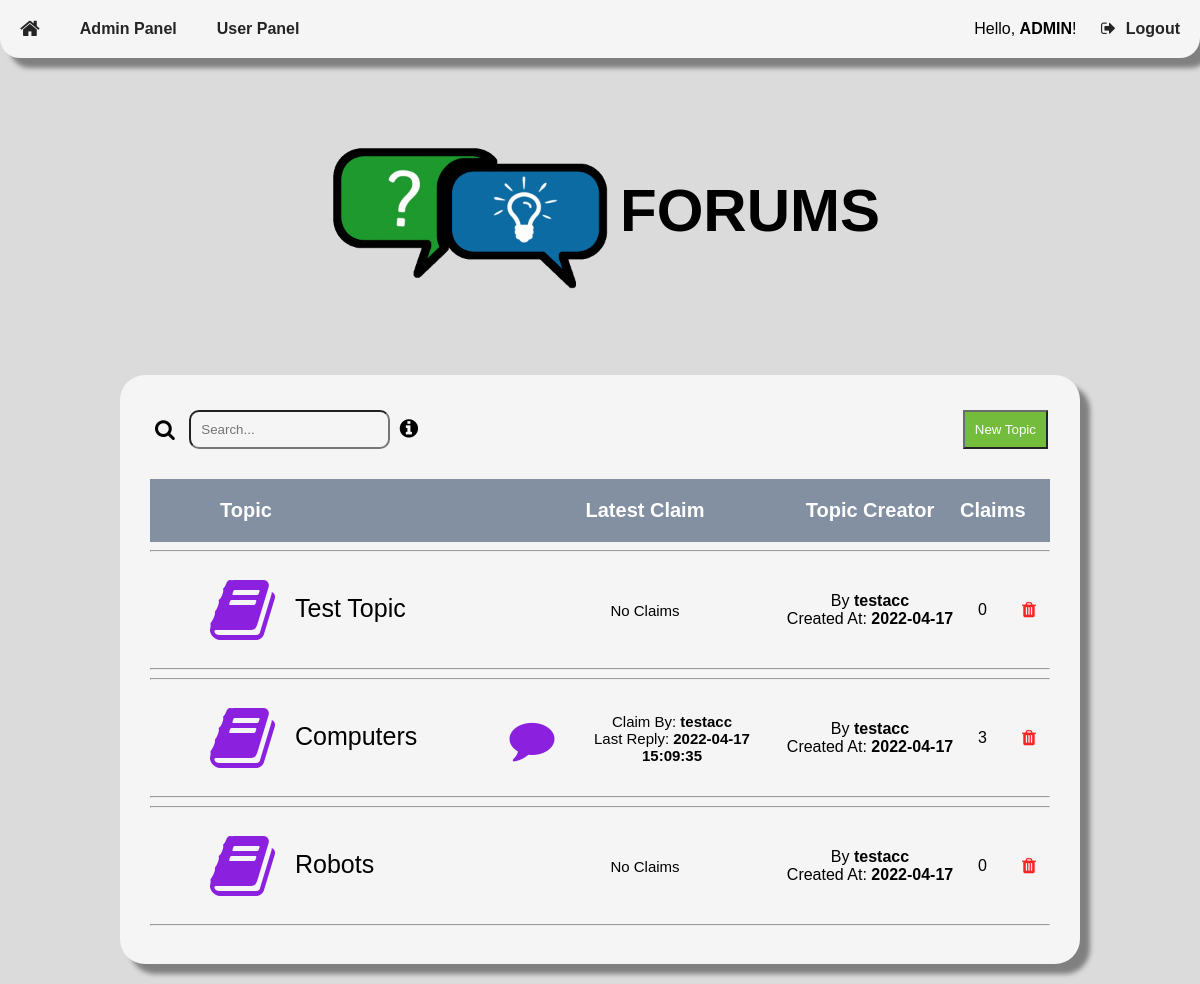
The app's page / (signed in) with its own data.
### tables this page shows
CREATE TABLE user (
    userID INTEGER NOT NULL PRIMARY KEY AUTOINCREMENT,
    userName TEXT NOT NULL,
    passwordHash BLOB NOT NULL,
    isAdmin BOOLEAN NOT NULL,
    creationTime INTEGER NOT NULL,
    lastVisit INTEGER NOT NULL
);

CREATE TABLE topic (
    topicID INTEGER NOT NULL PRIMARY KEY AUTOINCREMENT,
    topicName TEXT NOT NULL,
    postingUser INTEGER REFERENCES user(userID) ON DELETE SET NULL ON UPDATE CASCADE,
    creationTime INTEGER NOT NULL,
    updateTime INTEGER NOT NULL
);

### server.py (the view)
@app.route('/')
def homepage():
    topics = getAllTopics()
    return render_template("Homepage.html", user=getUserStatus(), topics=topics)

### server.py (called while the page is built)
def getUserStatus():
    if isUserLoggedIn():
        id = getUserIDFromSession()
        username = getUsername(id)
        loggedIn = True
        admin = isAdmin(getUserIDFromSession())
    else:
        id = 0
        username = "NULL"
        loggedIn = False
        admin = False
    class Status:
        Id = id
        Username = username
        LoggedIn = loggedIn
        Admin = admin
    return Status

def isUserLoggedIn():
    if session.get("userID"):
        return True
    return False

def getUserIDFromSession():
    return session.get("userID")

def getUsername(id):
    db = sqlite3.connect(PATH)
    cursor = db.cursor()
    user = cursor.execute(
        "select userName from user where userID=?", (id,))
    username = "[user-deleted]"  # if no user is found
    for row in user:
        username = row[0]
    return username

def isAdmin(id):
    db = sqlite3.connect(PATH)
    cursor = db.cursor()
    user = cursor.execute(
        "select isAdmin from user where userID=?", (id,))
    for row in user:
        if row[0] == True:
            return True
        return False

def getTotalClaimsInTopic(topicId):
    db = sqlite3.connect(PATH)
    cursor = db.cursor()
    claim = cursor.execute(
        "select count(*) from claim where topic=?", (topicId,))
    for row in claim:
        return row[0]

def getLatestClaimInTopic(topicId):
    db = sqlite3.connect(PATH)
    cursor = db.cursor()
    latestClaim = cursor.execute(
        "select claimID, postingUser, updateTime from claim where topic=? order by updateTime desc limit 1", (topicId,))
    class LatestClaim:
        HasClaim = False
    for row in latestClaim:
        class LatestClaim:
            HasClaim = True
            Id = row[0]
            Username = getUsername(row[1])
            UpdatedAt = convertJulianTime(row[2], "FULL")
    return LatestClaim

def convertJulianTime(julianTime, format):
    db = sqlite3.connect(PATH)
    cursor = db.cursor()
    if str(format).upper() == "FULL":
        time = cursor.execute("select datetime(?)", (julianTime,))
    elif str(format).upper() == "DATE":
        time = cursor.execute("select date(?)", (julianTime,))
    elif str(format).upper() == "TIME":
        time = cursor.execute("select time(?)", (julianTime,))
    else:
        return "Invalid"
    for row in time:
        return row[0]

### templates/homepage.html (shortened to what this page needs)
<!DOCTYPE html>
<html>
<head>
    <link rel="stylesheet" type="text/css" href="{{ url_for('static', filename='CSS/global.css') }}">
    <link rel="stylesheet" type="text/css"
        href="https://stackpath.bootstrapcdn.com/font-awesome/4.7.0/css/font-awesome.min.css">
</head>
<body
    onload="load(`{{ url_for('static', filename='Templates/RegisterForm.html') }}`, `{{ url_for('static', filename='Templates/LoginForm.html') }}`, `{{ url_for('static', filename='Templates/MessageBoxes.html') }}`)">
    <div class="navigationContainer">
        <button id="homeBtn" style="float: left;" onclick="location.href='/'" class="navigationBtn"><i
                class="fa fa-home fa-lg" aria-hidden="true"></i></button>
        {% if user.Admin == True %}
        <button id="adminBtn" style="float: left;" onclick="location.href='/adminpanel'" class="navigationBtn"><b>Admin
                Panel</b></button>
        <button id="adminBtn" style="float: left;" onclick="location.href='/userpanel'" class="navigationBtn"><b>User
                Panel</b></button>
        {% endif %}
        {% if user.Username != "NULL" %}
        <span style="color: var(--text);">Hello, <b>{{ user.Username }}</b>!</span>
        {% endif %}
        {% if user.LoggedIn == True %}
        <button id="logoutBtn" style="display: inline-block;" onclick="location.href='/signout'"
            class="navigationBtn"><i class="fa fa-sign-out navigationBtnIcon"
                aria-hidden="true"></i><b>Logout</b></button>
        {% endif %}
    </div>
    <div id="mainContainer">
        <div class="logoContainer">
            <h1 style="vertical-align: middle;" class="logoTitle"><img style="vertical-align: middle;" width="300px"
                    height="300px" src="{{ url_for('static', filename='Resources/Images/logo.png') }}" />FORUMS</h1>
        </div>
        <div class="forumsContainer" style="margin-top: 0;">
            <div class="flex-container-space-between">
                <div>
                    <label class="searchLabel"><i class="fa fa-search fa-lg" aria-hidden="true"></i></label>
                    <input oninput="search()" class="searchField" name="searchQuery" type="search"
                        placeholder="Search..." id="search" />
                    <i title="Advanced Search" onclick="overlayOn('overlayAdvancedSearch')"
                        class="fa fa-info-circle fa-lg" aria-hidden="true" style="cursor: pointer;"></i>
                </div>
                {% if user.LoggedIn == True %}
                <button class="btn" onclick="overlayOn('overlayTopic')">New Topic</button>
                {% endif %}
            </div>
            <div class="topicContainerTitle grid-container-topics">
                <span style="color: white; margin-left: 70px;"><b>Topic</b></span>
                <span style="color: white;" class="grid-content-center"><b>Latest Claim</b></span>
                <span style="color: white;" class="grid-content-center"><b>Topic Creator</b></span>
                <span style="color: white;" class="grid-content-center"><b>Claims</b></span>
            </div>
            {% for topic in topics %}
            <div>
                <hr>
                <div class="grid-container-topics">
                    <div title="View Topic" onclick="location.href='/{{ topic.Id }}'" style="margin-left: 20px;"
                        class="topicContainer">
                        <span class="topic"><i class="fa fa-book fa-4x topicIcon" aria-hidden="true"></i>{{ topic.Name
                            }}</span>
                    </div>
                    <div style="font-size: 15px;" class="topic grid-content-center">
                        {% if topic.Claim.HasClaim == True %}
                        <div title="View Claim" onclick="location.href='/{{ topic.Id }}/{{ topic.Claim.Id }}'"
                            style="display: grid; grid-template-columns: 20% 80%; justify-items: center; align-items: center; text-align: center;"
                            class="topicContainer">
                            <i style="margin-right: 10px; color: var(--primary);" class="fa fa-comment fa-3x"
                                aria-hidden="true"></i>
                            <div>
                                <span>Claim By: <b>{{ topic.Claim.Username }}</b></span>
                                <br>
                                <span>Last Reply: <b>{{ topic.Claim.UpdatedAt }}</b></span>
                            </div>
                        </div>
                        {% else %}
                        <span>No Claims</span>
                        {% endif %}
                    </div>
                    <div class="grid-content-center">
                        <div style="text-align: center;">
                            <span>By <b>{{ topic.Creator }}</b></span>
                            <br>
                            <span>Created At: <b>{{ topic.CreatedAt }}</b></span>
                        </div>
                    </div>
                    <div class="grid-content-center">
                        <span>{{ topic.Claims }}</span>
                    </div>
                    {% if user.Admin == True %}
                    <div class="grid-content-center">
                        <form action="/delete/topic/{{ topic.Id }}" method="POST">
                            <button title="Delete Topic" type="submit" class="transBtn"><i style="color: var(--remove);"
                                    class="fa fa-trash fa-lg" aria-hidden="true"></i></button>
                        </form>
                    </div>
                    {% endif %}
                </div>
                <hr>
            </div>
            {% endfor %}
        </div>
    </div>
</body>
</html>

### static/CSS/global.css (style rules this page uses)
:root { --primary: #8B21DE; --secondary: #5db31c; --third: #8290a2; --background: rgb(219, 219, 219); --background2: whitesmoke; --text: black; --text2: white; --icon: black; --icon2: white; --form: whitesmoke; --highlight: rgb(223, 223, 223); --border: rgb(180, 180, 180); --link: dodgerblue; --containerShadow: gray; --admin:rgb(202, 0, 0); --remove: red; --replyTypeClarification: gold; --replyTypeSupportingArgument: #89AC76; --replyTypeCounterargument: #4D5645; --replyTypeEvidence: #E6D690; --replyTypeSupport: #57A639; --replyTypeRebuttal: #D36E70; }
#mainContainer { margin-top: 65px; }
body { font-family: Helvetica, sans-serif; background-color: var(--background); margin: 0; padding: 0; }
h1, h2, h3, h4, h5, h6, p, span, small { color: var(--text); }
.forumsContainer { background-color: var(--background2); border-radius: 25px; box-shadow: 10px 10px 5px var(--containerShadow); padding: 30px; margin-top: 100px; margin-left: 10%; margin-right: 10%; margin-bottom: 20px; }
.searchField { background-color: var(--form); vertical-align: middle; border-radius: 10px; width: auto; margin: 5px; padding: 10px; }
.searchLabel { color: var(--icon); vertical-align: middle; margin: 5px; }
.navigationContainer { background-color: var(--background2); box-shadow: 10px 10px 5px var(--containerShadow); text-align: right; display: block; position: fixed; top: 0; width: 100%; border-bottom-left-radius: 20px; border-bottom-right-radius: 20px; }
.navigationBtn { color: var(--text); background-color: transparent; border: none; cursor: pointer; padding: 20px; font-size: 16px; opacity: 0.85; }
.navigationBtnIcon { margin: 0 10px 0 0; }
.btn { background-color: var(--secondary); color: var(--text2); vertical-align: middle; cursor: pointer; margin: 2px; padding: 10px; opacity: 0.85; }
.transBtn { background-color: transparent; color: var(--text); border: none; vertical-align: middle; cursor: pointer; margin: 2px; padding: 10px 15px 10px 15px; border-radius: 10px; opacity: 0.85; }
.topicContainerTitle { background-color: var(--third); padding-top: 20px; padding-bottom: 20px; margin-top: 25px; margin-bottom: 5px; font-size: 20px; }
.flex-container-space-between { display: flex; justify-content: space-between; align-items: center; }
.grid-container-topics { display: grid; grid-template-columns: 40% 30% 20% 5% 5%; }
.grid-content-center { display: grid; justify-items: center; align-items: center; }

### templates/homepage.html (style rules this page uses)
.topicContainer { cursor: pointer; padding-top: 10px; padding-bottom: 10px; margin: 5px 0 5px 0; }
.topicIcon { color: var(--primary); vertical-align: middle; margin-left: 40px; margin-right: 20px; font-size: 70px; }
.topic { color: var(--text); font-size: 25px; vertical-align: middle; }
.logoContainer { margin-top: 10px; margin-bottom: 10px; }
.logoTitle { margin: auto; text-align: center; font-size: 60px; }

### records on screen
user: Username "ADMIN"
topic: Name "Test Topic"
user: Creator "testacc" "testacc" "testacc", Claim.Username "testacc"
topic: Name "Computers"
topic: Name "Robots"

### other values on screen
{{ topic.CreatedAt }} "2022-04-17" "2022-04-17" "2022-04-17"
{{ topic.Claims }} "0" "3" "0"
{{ topic.Claim.UpdatedAt }} "2022-04-17 15:09:35"
